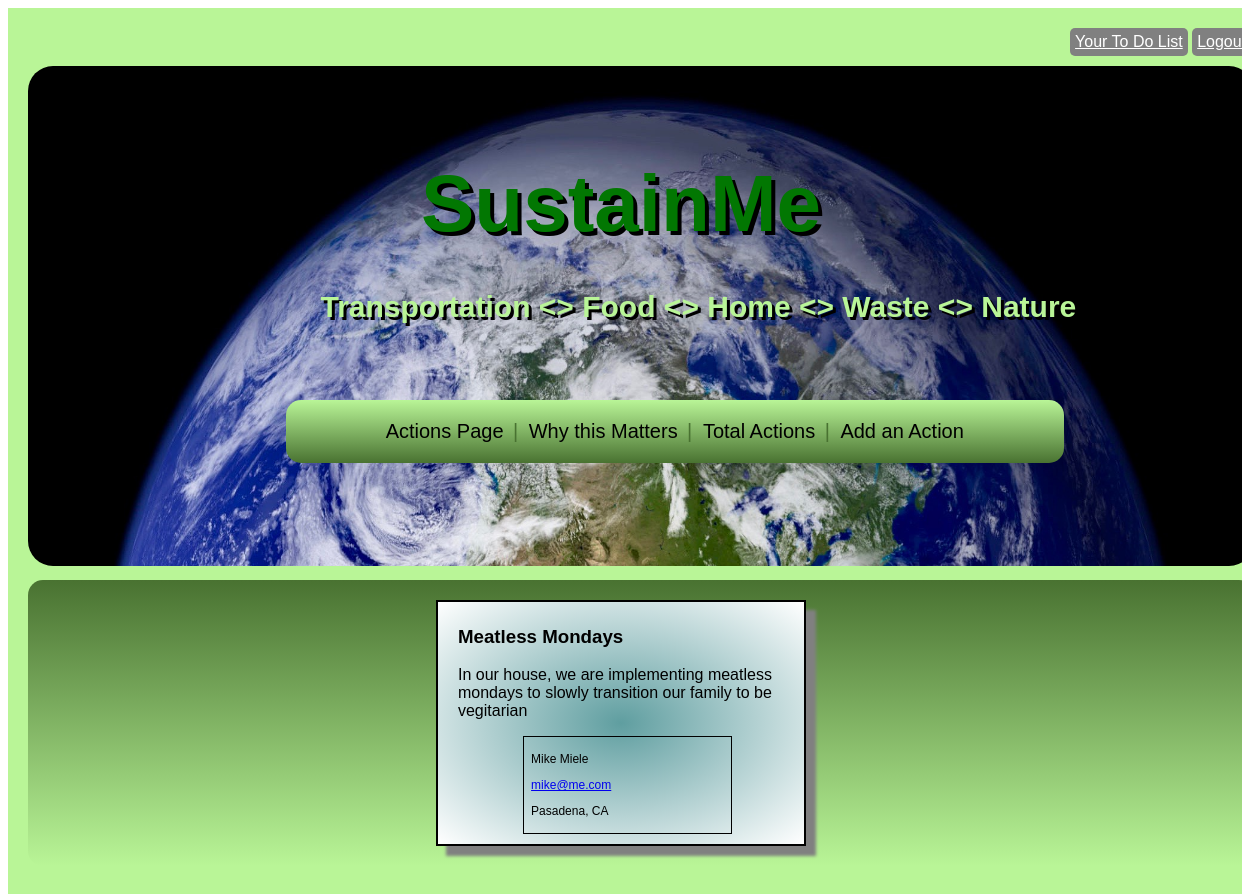
/action_prof/9, run on the app's committed database.
### webpage_sustain_me/models.py (models this page shows)
class Action(models.Model):
    title = models.TextField()
    topic = models.CharField(max_length=255)
    description = models.TextField()
    created_at = models.DateTimeField(auto_now_add=True)
    updated_at = models.DateTimeField(auto_now=True)
    creator = models.ForeignKey(User, related_name="actions", on_delete = models.CASCADE)
    favorited_by = models.ManyToManyField(User, related_name="actions_to_do")
    objects = ActionManager()

class User(models.Model):
    first_name = models.CharField(max_length=255)
    last_name = models.CharField(max_length=255)
    email = models.CharField(max_length=255)
    password = models.CharField(max_length=255)
    description = models.TextField()
    location = models.TextField()
    objects = UserManager()
    created_at = models.DateTimeField(auto_now_add=True)
    updated_at = models.DateTimeField(auto_now=True)

### webpage_sustain_me/views.py (the view)
# urls.py: path('action_prof/<int:action_id>', views.action_prof),
def action_prof(request, action_id):
    context = {
        'action': Action.objects.get(id=action_id)
    }
    return render(request, 'action_prof.html', context)

### webpage_sustain_me/templates/action_prof.html (shortened to what this page needs)
<!DOCTYPE html>
<html lang="en">
<head>
    {% load static %}
</head>
<body>
    <div id=container>
        <a id=to_do href="/to_do_list">Your To Do List</a>
        <a id=logout href="/logout">Logout</a>
        <div id=header>
            <img src={% static "/images/earth.jpeg" %} alt="Earth Image" >
            <h1 id=sustain_logo>SustainMe</h1>
            <p id=sustain_description>Transportation <> Food <> Home <> Waste <> Nature </p>
            <ul>
                <li><a href="/home">Actions Page</a></li>
                <li class = in_between> | </li>
                <li><a href="/why_this_matters">Why this Matters</a></li>
                <li class = in_between> | </li>
                <li><a href="/totals">Total Actions</a></li>
                <li class = in_between> | </li>
                <li><a href="/add">Add an Action</a></li>
            </ul>
        </div>
        <div id=content>
            <div id=action>
                <h3>{{action.title}}</h3>
                <p>{{action.description}}</p>
                <div id=info>
                    <p>{{action.creator.first_name}} {{action.creator.last_name}}</p>
                    <p><a href="mailto:{{user.email}}">{{action.creator.email}}</a></p>
                    <p>{{action.creator.location}}</p>
                </div>
            </div>
        </div>
   </div>
</body>
</html>

### webpage_sustain_me/templates/action_prof.html (style rules this page uses)
* { font-family: Helvetica, sans-serif; }
#container { background-color: rgb(185, 245, 151); padding: 20px; width: 100%; height: 100%; overflow: scroll; }
#logout { display: inline-block; background-color: gray; color: white; padding: 5px; border-radius: 5px; }
#to_do { margin: 0px 0px 10px 85%; display: inline-block; background-color: gray; color: white; padding: 5px; border-radius: 5px; }
img { width: 100%; height: 500px; border-radius: 25px; }
#sustain_logo { font-size: 80px; position: absolute; top: 150px; left: 50%; transform: translate(-50%, -50%); color: rgb(2, 119, 2); text-shadow: 4px 4px black; padding: 10px; border-radius: 25px; font-family: Helvetica, sans-serif; }
#sustain_description { font-size: 30px; position: absolute; top: 250px; left: 25%; color: rgb(185, 245, 151); text-shadow: 3px 3px black; padding: 10px; border-radius: 15px; font-family: Helvetica, sans-serif; font-weight: bold; }
ul { position: absolute; top: 400px; left: 23%; list-style-type: none; margin: 0; padding: 20px 100px; background-image: linear-gradient(rgb(185, 245, 151), rgb(73, 114, 49)); border-radius: 15px; }
li { display: inline; font-size: 20px; font-family: Helvetica, sans-serif; }
li a { color: black; text-decoration: none; font-family: Helvetica, sans-serif; }
.in_between { color:rgb(73, 114, 49); font-family: Helvetica, sans-serif; padding: 0px 5px; }
#content { background-image: linear-gradient(rgb(73, 114, 49), rgb(185, 245, 151)); padding: 5px 10px; border-radius: 15px; margin: 10px 0px; }
#action { border: 2px solid black; padding: 5px 20px 10px 20px; margin: 15px 33%; background-image: radial-gradient(cadetblue, white); box-shadow: 10px 10px 3px gray; width: 27%; display: inline-block; }
#info { font-size: 12px; width: 200px; border: 1px solid black; display: inline-block; padding: 3px 0px 3px 7px; margin: 0px 20%; }

### data on the page
Action: title "Meatless Mondays", description "In our house, we are implementing meatless mondays to slowly transition our family to be vegitarian", creator.first_name "Mike", creator.last_name "Miele", creator.email "mike@me.com", creator.location "Pasadena, CA"
